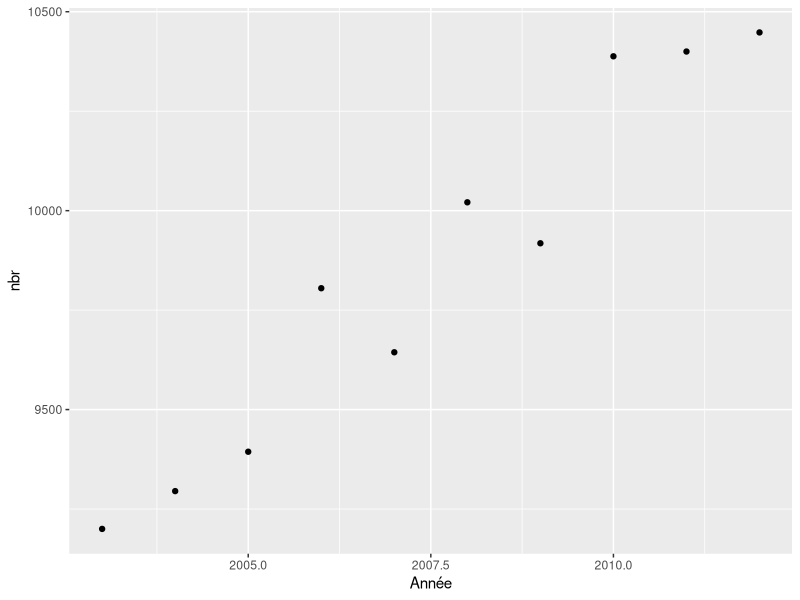
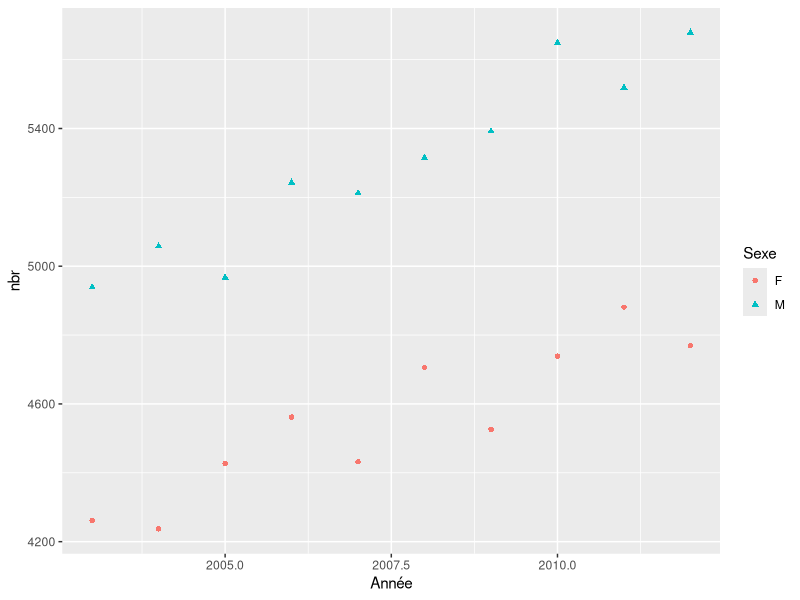
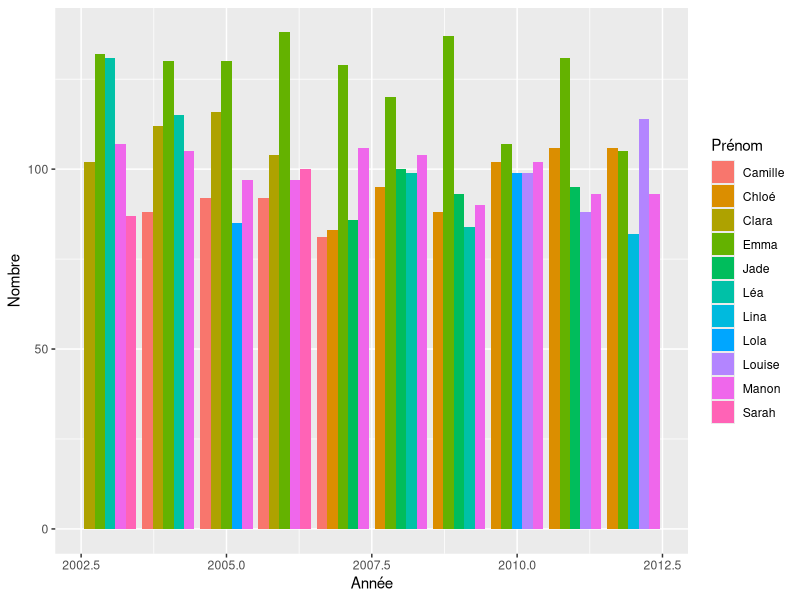
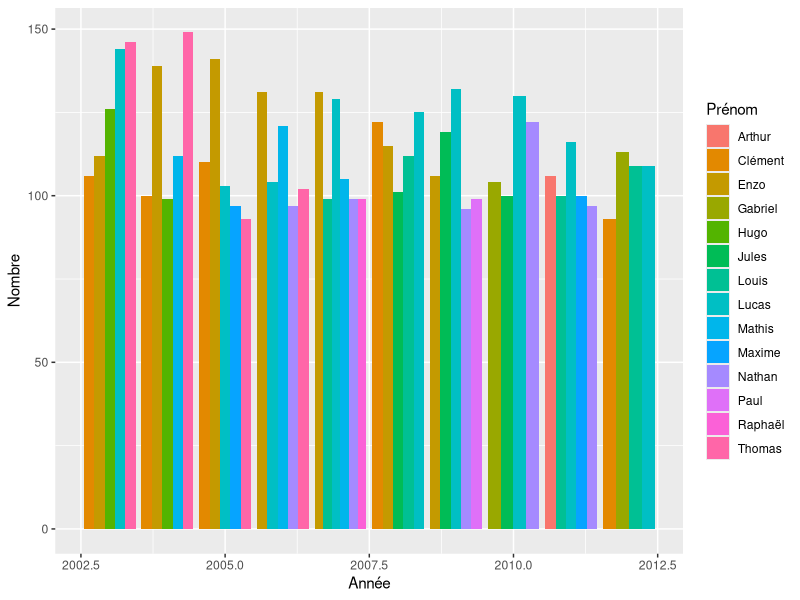

Reproduce these figures in R, in order. (Note: this script raises an error after producing the figures.)
## ---- chunk 1
knitr::opts_chunk$set(echo = TRUE)
## ---- chunk 2
library(tidyverse)
date <- read.csv("prenoms.csv",header=TRUE)
## ---- chunk 3
annee <- date %>% group_by(Année) %>%
  summarise(nbr = sum(Nombre))
ggplot(annee,aes(Année,nbr))+geom_point()
## ---- chunk 4
tri2 <- date %>% group_by(Année, Sexe) %>%
  summarise(nbr=sum(Nombre))
ggplot(tri2,aes(Année,nbr,color=Sexe,shape=Sexe))+geom_point()
## ---- chunk 5
date[date$Prénom == "Clémence",] 
## ---- chunk 6
famous <- date %>% group_by(Prénom) %>%
  summarise(nbr = sum(Nombre))
head(famous[order(-famous$nbr),],10)
## ---- chunk 7
tri4 <- date %>% group_by(Année,Sexe)  %>% 
            mutate(nbr=rank(-Nombre))  %>% 
            filter(nbr<=5 & Sexe=="F") %>%
            ggplot(aes(x=Année,y=Nombre,fill=Prénom))+geom_histogram(stat="identity", position="dodge")
tri4
tri5 <- date %>% group_by(Année,Sexe)  %>% 
            mutate(nbr=rank(-Nombre))  %>% 
            filter(nbr<=5 & Sexe=="M") %>%
            ggplot(aes(x=Année,y=Nombre,fill=Prénom))+geom_histogram(stat="identity", position="dodge")
tri5
## ---- chunk 8
ave <- date %>% group_by(Année) %>%
  summarize(aveLetters=mean(str_length(Prénom))) 
ave
## ---- chunk 9
vow <- date %>% group_by(Année) %>%
  summarize(aveVow=mean(length(which(c(grepl(vowels,Prénom)))))) 
vow
